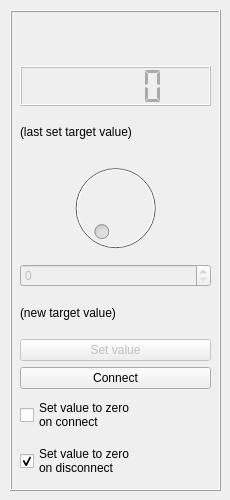
<?xml version="1.0" encoding="UTF-8"?>
<ui version="4.0">
 <class>Output</class>
 <widget class="QWidget" name="Output">
  <property name="geometry">
   <rect>
    <x>0</x>
    <y>0</y>
    <width>230</width>
    <height>500</height>
   </rect>
  </property>
  <property name="sizePolicy">
   <sizepolicy hsizetype="Fixed" vsizetype="Minimum">
    <horstretch>1</horstretch>
    <verstretch>0</verstretch>
   </sizepolicy>
  </property>
  <property name="minimumSize">
   <size>
    <width>230</width>
    <height>0</height>
   </size>
  </property>
  <property name="windowTitle">
   <string>Output Device</string>
  </property>
  <widget class="QFrame" name="frame_2">
   <property name="geometry">
    <rect>
     <x>10</x>
     <y>10</y>
     <width>211</width>
     <height>481</height>
    </rect>
   </property>
   <property name="frameShape">
    <enum>QFrame::Box</enum>
   </property>
   <property name="frameShadow">
    <enum>QFrame::Raised</enum>
   </property>
   <widget class="QWidget" name="verticalLayoutWidget">
    <property name="geometry">
     <rect>
      <x>10</x>
      <y>10</y>
      <width>191</width>
      <height>461</height>
     </rect>
    </property>
    <layout class="QVBoxLayout" name="verticalLayout">
     <item>
      <widget class="QLabel" name="nameLabel">
       <property name="text">
        <string/>
       </property>
      </widget>
     </item>
     <item>
      <widget class="QLCDNumber" name="lastValueLCD">
       <property name="enabled">
        <bool>false</bool>
       </property>
       <property name="styleSheet">
        <string notr="true">color: #aaaaaa;</string>
       </property>
       <property name="segmentStyle">
        <enum>QLCDNumber::Flat</enum>
       </property>
       <property name="value" stdset="0">
        <double>0.000000000000000</double>
       </property>
       <property name="intValue" stdset="0">
        <number>0</number>
       </property>
      </widget>
     </item>
     <item>
      <widget class="QLabel" name="outputLabel">
       <property name="text">
        <string>(last set target value)</string>
       </property>
      </widget>
     </item>
     <item>
      <widget class="QDial" name="outputDial">
       <property name="enabled">
        <bool>false</bool>
       </property>
       <property name="maximum">
        <number>500</number>
       </property>
      </widget>
     </item>
     <item>
      <widget class="QSpinBox" name="outputSpinbox">
       <property name="enabled">
        <bool>false</bool>
       </property>
      </widget>
     </item>
     <item>
      <widget class="QLabel" name="label_3">
       <property name="text">
        <string>(new target value)</string>
       </property>
      </widget>
     </item>
     <item>
      <widget class="QPushButton" name="setBtn">
       <property name="enabled">
        <bool>false</bool>
       </property>
       <property name="minimumSize">
        <size>
         <width>0</width>
         <height>20</height>
        </size>
       </property>
       <property name="styleSheet">
        <string notr="true"/>
       </property>
       <property name="text">
        <string>Set value</string>
       </property>
       <property name="autoDefault">
        <bool>false</bool>
       </property>
       <property name="default">
        <bool>false</bool>
       </property>
       <property name="flat">
        <bool>false</bool>
       </property>
      </widget>
     </item>
     <item>
      <widget class="QPushButton" name="connectBtn">
       <property name="text">
        <string>Connect</string>
       </property>
      </widget>
     </item>
     <item>
      <widget class="QCheckBox" name="zeroOnConnectBox">
       <property name="sizePolicy">
        <sizepolicy hsizetype="Minimum" vsizetype="Minimum">
         <horstretch>0</horstretch>
         <verstretch>0</verstretch>
        </sizepolicy>
       </property>
       <property name="text">
        <string>Set value to zero 
on connect</string>
       </property>
      </widget>
     </item>
     <item>
      <widget class="QCheckBox" name="zeroOnDisconnectBox">
       <property name="sizePolicy">
        <sizepolicy hsizetype="Minimum" vsizetype="Minimum">
         <horstretch>0</horstretch>
         <verstretch>0</verstretch>
        </sizepolicy>
       </property>
       <property name="text">
        <string>Set value to zero 
on disconnect</string>
       </property>
       <property name="checked">
        <bool>true</bool>
       </property>
      </widget>
     </item>
    </layout>
   </widget>
  </widget>
 </widget>
 <resources/>
 <connections/>
</ui>
